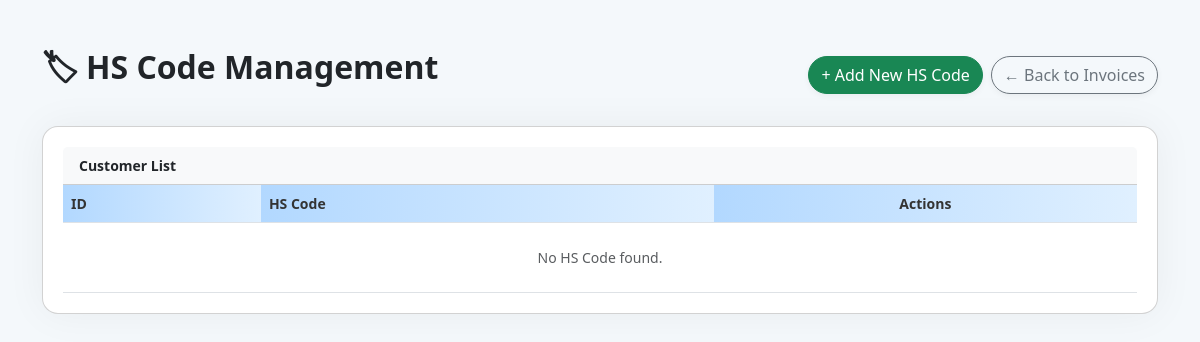
The app's page /hs_code.php, older data.
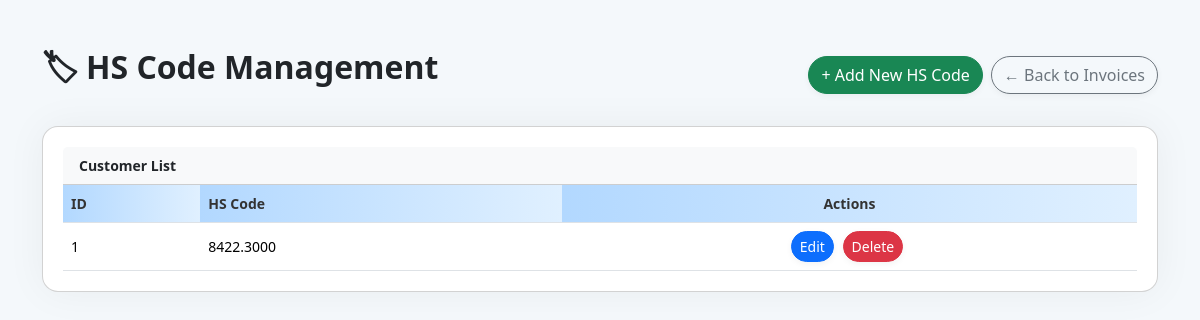
The same page, newer data.
### tables this page shows
CREATE TABLE `hs_codes` (
  `id` int(11) NOT NULL,
  `hs_code` varchar(20) NOT NULL,
  `name` varchar(255) NOT NULL
);

### hs_code.php (the view, shortened to what this page needs)
<?php
require 'db.php';
$stmt = $pdo->query("SELECT * FROM hs_codes ORDER BY name");
$hs_codes = $stmt->fetchAll();
?>
<!DOCTYPE html>
<html lang="en">
<head>
    <link href="https://cdn.jsdelivr.net/npm/bootstrap@5.3.2/dist/css/bootstrap.min.css" rel="stylesheet" />
</head>
<body>
    <div class="container py-5">
        <div class="page-header mb-4">
            <h2 class="fw-bold mb-3">🏷 HS Code Management</h2>
            <div class="d-flex flex-wrap gap-2">
                <a href="add_hs_code.php" class="btn btn-success">+ Add New HS Code</a>
                <a href="index.php" class="btn btn-outline-secondary">← Back to Invoices</a>
            </div>
        </div>
        <div class="card">
            <div class="card-header bg-light text-dark fw-semibold">
                Customer List
            </div>
            <div class="card-body p-0">
                <div class="table-responsive">
                    <table class="table table-hover mb-0 align-middle">
                        <thead>
                            <tr>
                                <th>ID</th>
                                <th>HS Code</th>
                                <th class="text-center">Actions</th>
                            </tr>
                        </thead>
                        <tbody>
                            <?php
                            $i = 1;
                            foreach ($hs_codes as $c):
                            ?>
                                <tr>
                                    <td><?= $i++ ?></td>
                                    <td><?= htmlspecialchars($c['hs_code']) ?></td>
                                    <td class="text-center action-buttons">
                                        <a href="edit_hs_code.php?id=<?= $c['id'] ?>" class="btn btn-sm btn-primary">Edit</a>
                                        <a href="delete_hs_code.php?id=<?= $c['id'] ?>" class="btn btn-sm btn-danger" onclick="return confirm('Delete this HS code?')">Delete</a>
                                    </td>
                                </tr>
                            <?php endforeach; ?>
                            <?php if (empty($hs_codes)): ?>
                                <tr>
                                    <td colspan="10" class="text-center text-muted py-4">No HS Code found.</td>
                                </tr>
                            <?php endif; ?>
                        </tbody>
                    </table>
                </div>
            </div>
        </div>
    </div>
</body>
</html>

Row changes from the older to the newer data that the page shows:
added hs_codes: hs_code "8422.3000"
Text that changed along with them:
text no longer shown: "No HS Code found."
